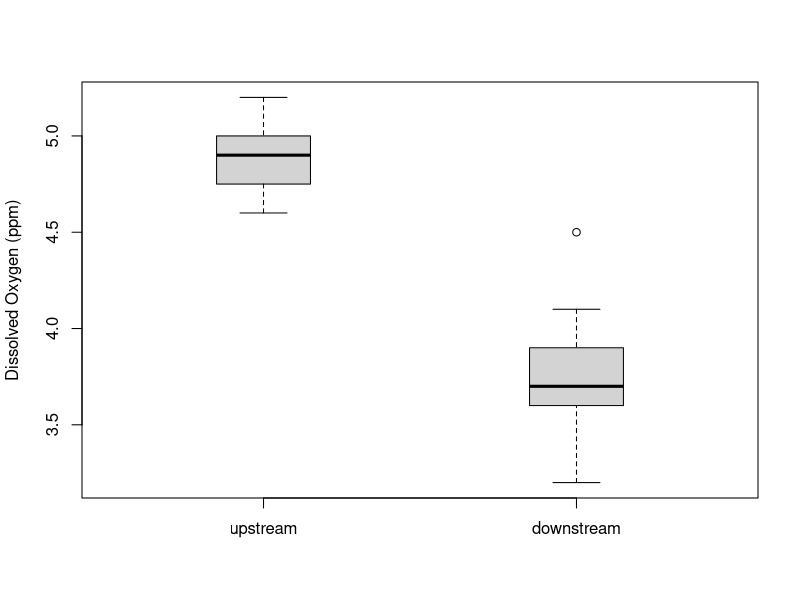

Reproduce this figure in R.
## ---- chunk 1
## difference of the means
diff = 550 - 500

## pooled estimate
sp = sqrt((99*(120^2) + 99*(100^2))/198)

## find the t-value
t = qt(.05, 198)

## margin of error, a=0.05
moe = t*sp*sqrt(.02)
moe
## ---- chunk 2
upstream <- c(5.2, 4.8, 5.1, 5.0, 4.9, 4.8, 5.0, 4.7, 4.7, 5.0, 4.6, 5.2, 5.0, 4.9, 4.7)
downstream <- c(3.2, 3.4, 3.7, 3.9, 3.6, 3.8, 3.9, 3.6, 4.1, 3.3, 4.5, 3.7, 3.9, 3.8, 3.7)
## ---- chunk 3
t.test(upstream, downstream, alternative = "less", mu = .5, conf.level = .99)
## ---- chunk 4
boxplot(upstream, downstream, names = c("upstream", "downstream"), ylab = "Dissolved Oxygen (ppm)", boxwex = .3)
## ---- chunk 5
t.test(upstream, downstream, alternative = "two.sided", mu = .5, conf.level = .99)
